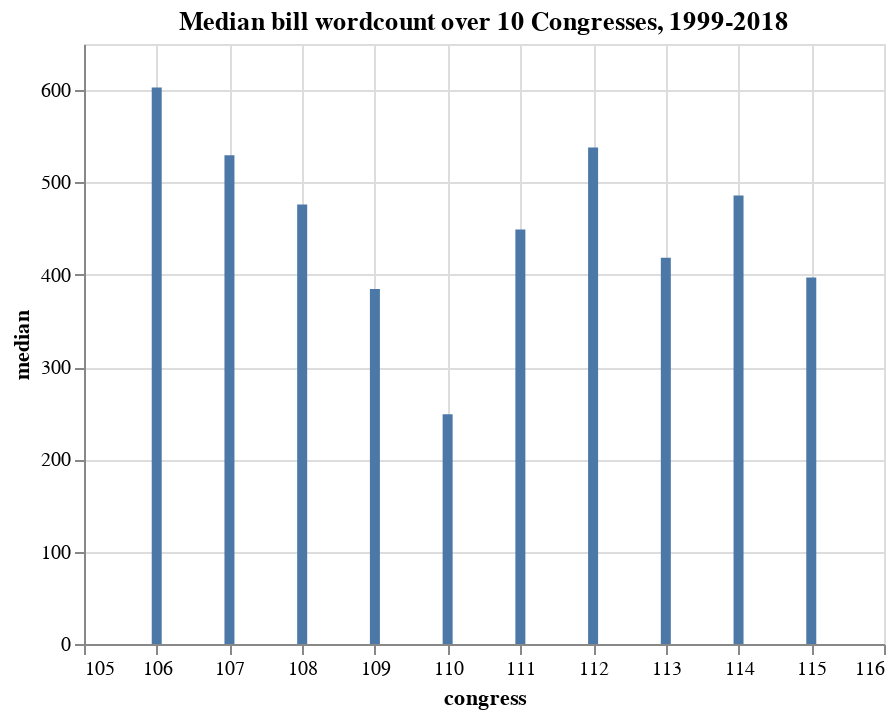

Source (notebook cell):
### Markdown cell above
#### Graphing the median bill word count by congress

### Code cell
alt.Chart(summary).mark_bar().encode(
    x='congress',
    y='median'
).properties(
    title='Median bill wordcount over 10 Congresses, 1999-2018'
)

### Figure 1 — Vega-Lite specification as saved in the notebook (floating-point values rounded to 4 significant figures)
{"config": {"view": {"continuousWidth": 400, "continuousHeight": 300}}, "data": {"name": "data-42ea98576c9d4fdce9ad9e9d69e6218d"}, "mark": "bar", "encoding": {"x": {"type": "quantitative", "field": "congress"}, "y": {"type": "quantitative", "field": "median"}}, "title": "Median bill wordcount over 10 Congresses, 1999-2018", "$schema": "https://vega.github.io/schema/vega-lite/v4.8.1.json", "datasets": {"data-42ea98576c9d4fdce9ad9e9d69e6218d": [{"congress": 106, "mean": 7218.0, "median": 603.0, "max": 320000.0, "min": 140.0}, {"congress": 107, "mean": 7164.0, "median": 529.5, "max": 288600.0, "min": 139.0}, {"congress": 108, "mean": 6628.0, "median": 476.0, "max": 316300.0, "min": 136.0}, {"congress": 109, "mean": 8054.0, "median": 384.5, "max": 345800.0, "min": 80.0}, {"congress": 110, "mean": 6798.0, "median": 249.0, "max": 295200.0, "min": 71.0}, {"congress": 111, "mean": 12140.0, "median": 449.0, "max": 401400.0, "min": 114.0}, {"congress": 112, "mean": 8503.0, "median": 538.0, "max": 299400.0, "min": 121.0}, {"congress": 113, "mean": 8406.0, "median": 418.5, "max": 327100.0, "min": 125.0}, {"congress": 114, "mean": 6439.0, "median": 486.0, "max": 414300.0, "min": 154.0}, {"congress": 115, "mean": 9866.0, "median": 397.0, "max": 413300.0, "min": 141.0}]}}
